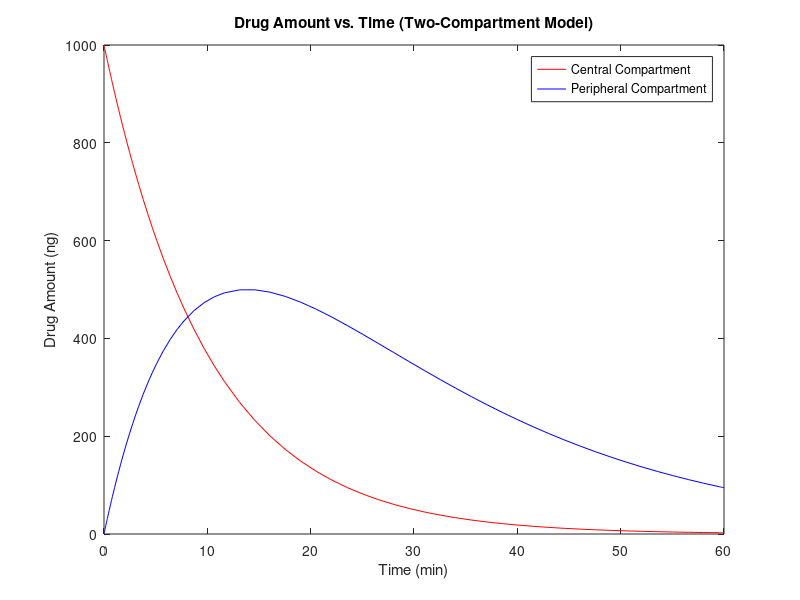

This figure's MATLAB source:
function two_compartment_model()
    % Parameters for the two-compartment model
    V1 = 100;  % Volume of distribution in central compartment (mL)
    V2 = 200;  % Volume of distribution in peripheral compartment (mL)
    CL = 10;   % Clearance (mL/min)

    % Simulation parameters
    tspan = [0 60];  % Simulation time (minutes)
    initial_conditions = [1000 0 0];  % Initial drug amounts in central, peripheral, and eliminated compartments (ng)

    % Solve the differential equations using ode45
    [t, drug_amounts] = ode45(@(t, y) ode_equations(y, V1, V2, CL), tspan, initial_conditions);
    % y is the concentration, CL is the clearance

    % Plot drug amounts in the central and peripheral compartments
    figure;
    plot(t, drug_amounts(:, 1), 'r-', t, drug_amounts(:, 2), 'b-');
    xlabel('Time (min)');
    ylabel('Drug Amount (ng)');
    legend('Central Compartment', 'Peripheral Compartment');
    title('Drug Amount vs. Time (Two-Compartment Model)');
end

function dydt = ode_equations(y, V1, V2, CL)
    % Differential equations for the two-compartment model
    C1 = y(1) / V1;  % Concentration in the central compartment (ng/mL)
    C2 = y(2) / V2;  % Concentration in the peripheral compartment (ng/mL)

    % Rate of change of drug amounts in each compartment
    dydt = [-CL * C1;  % Rate of change in the central compartment
            CL * C1 - CL * C2;  % Rate of change in the peripheral compartment
            CL * C2];  % Rate of change in the eliminated compartment
end
